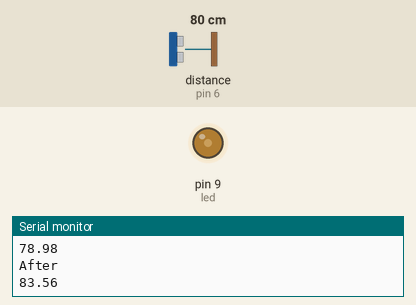
The sketch below on a simulated Arduino Uno, built with avr-gcc and run on an emulated ATmega328P. Shown: output pins drawn as LEDs (lit = HIGH), the last lines printed to the serial monitor. Wiring (inferred from the names in the program): ultrasonic range finder: trigger pin 5; echo pin 6. Inputs (shaded band) come from the test bench; at power-on: distance to the obstacle (sensor on pin 6) 80 cm. The echo pulse lasts 58.3 µs per cm; pins used as bus, display or sensor lines are not drawn.

Above: at 1.8 s.
1.9 s: distance to the obstacle (sensor on pin 6) set to 2 cm
At 2.5 s:
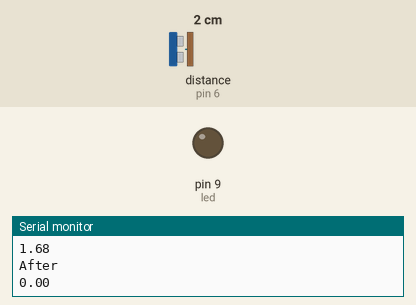
3.5 s: distance to the obstacle (sensor on pin 6) set to 20 cm
5.2 s: distance to the obstacle (sensor on pin 6) set to 23 cm
At 7.1 s:
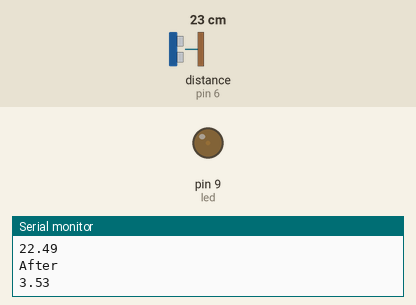
7.5 s: distance to the obstacle (sensor on pin 6) set to 120 cm
At 9.0 s:
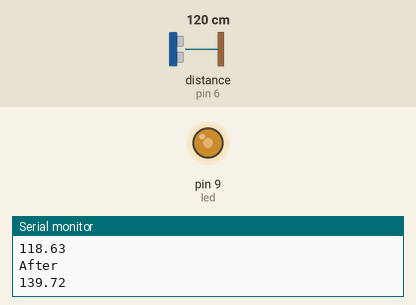
9.5 s: distance to the obstacle (sensor on pin 6) set to 250 cm
At 11.2 s:
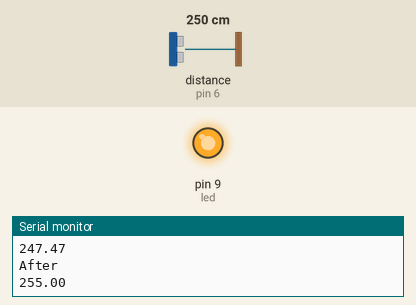
11.5 s: distance to the obstacle (sensor on pin 6) set to 4 cm
At 12.4 s:
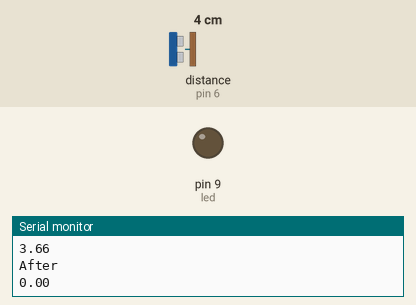
Timing chart, 0 to 14.5 s (numbered marks = the images above; inputs shaded):
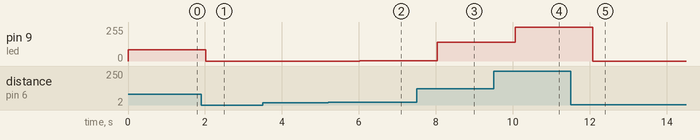

The sketch:

epic_turing_lahdi1.ino
```cpp
// C++ code
//

int led = 9;
int echo = 6;
int trig = 5;

float myMap(float input,float lowIn,float highIn,float lowOut,float highOut);

void setup()
{
  pinMode(led, OUTPUT);
  pinMode(echo, INPUT);
  pinMode(trig, OUTPUT);
  Serial.begin(9600);
}

void loop()
{
  digitalWrite(trig, LOW);
  delayMicroseconds(2);
  digitalWrite(trig, HIGH);
  delayMicroseconds(10);
  digitalWrite(trig, LOW);

  float duration = pulseIn(echo, HIGH);

  float distance = duration*0.034/2;

  Serial.println("Before");
  Serial.println(distance);
  Serial.println("After");

  float fOutput = myMap(distance, 20, 200, 0, 255);

  Serial.println(fOutput);

  int output = fOutput;

  analogWrite(led, output);


  delay(1000);


}

float myMap(float input,float lowIn,float highIn,float lowOut,float highOut){
  if (input > highIn){
    return highOut;
  } else if (input < lowIn){
    return lowOut;
  }


  float a = input - lowIn;
  float b = highIn - lowIn;
  float c = highOut - lowOut;
  return ((a*c)/b)+lowOut;
}
```

Measured:
- after the input at 1.9 s, pin 9 (led): 83/255 → 0/255 after 0.11 s
- after the input at 5.2 s, pin 9 (led): 0/255 → 3/255 after 0.82 s
- after the input at 7.5 s, pin 9 (led): 3/255 → 139/255 after 0.54 s
- after the input at 9.5 s, pin 9 (led): 139/255 → 255/255 after 0.56 s
- after the input at 11.5 s, pin 9 (led): 255/255 → 0/255 after 0.58 s
